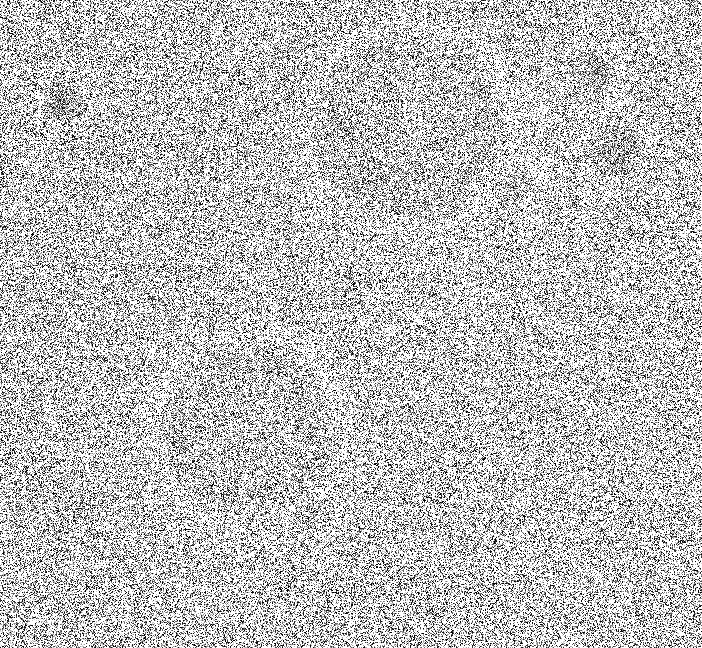
#> input picture TP1/Circles-noisy.png, 702 x 648 px
$ jupyter execute CountCircles.ipynb
#> lines starting #> are read from the running program, lines starting #| are printed output that depends on the picture; after the words box and inside, x2 and y2 are one past the last pixel; in counts of white or black regions, pixels touching at a corner belong together; long printed decimals are rounded
# Count Circles

## Description

Count the number of circles in the following image

## Group 12

Carlos Emanuel Leite Machado pg53721
Vasco Manuel Araújo Andrade de Oliveira pg54269

[cell 1]
import cv2
# to install cv2 use: pip install opencv-python
import math
import matplotlib.pyplot as plt
import numpy as np

[cell 2]
fname = 'Circles-noisy.png'
ini_img = cv2.imread(fname,cv2.IMREAD_GRAYSCALE)
#> ini_img is the input picture: shape (648, 702); min 0, max 255, mean 188.9
W,H=ini_img.shape
#> W = 648; H = 702
print(ini_img.shape)
#| (648, 702)
ratio=H/W
#> ratio = 1.08
fig = plt.figure(figsize=(8,8*ratio))
plt.imshow(ini_img, cmap='gray')

# Suavisar Imagem

Dada a presença significativa de ruídos na imagem fornecida, optamos por reservar esta primeira seção para a aplicação de técnicas de suavização, com o objetivo de tornar a imagem mais clara, facilitando assim a deteção dos círculos.

Ao aplicar o filtro passa baixo da mediana com um tamanho de janela 'm' igual a 7 buscamos reduzir o impacto de ruídos e detalhes indesejados, ajudando, assim, a suavizar a imagem sem desformatar bordas significativas dos círculos.

[cell 3]
# OpenCV Median
m = 7
dImg = cv2.medianBlur(ini_img,m,0)
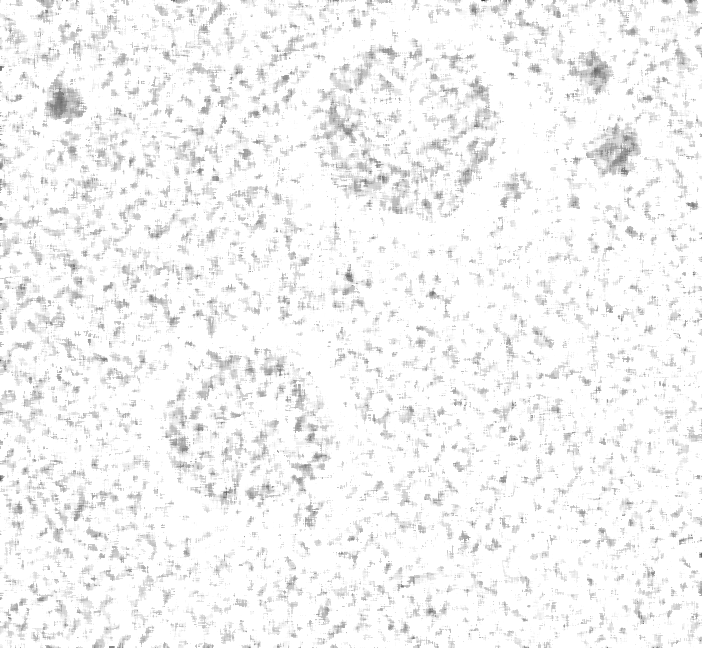
#> dImg: shape (648, 702); min 64, max 255, mean 244.3

[cell 4]
fig = plt.figure(figsize=(15,5))
plt.imshow(dImg, cmap='gray')

De seguida, aplicamos um filtro Gaussian Blur com um kernel de tamanho 'm' igual a 21, utilizando essa técnica para aprimorar a eficácia da próxima operação.

[cell 5]
# OpenCV Gaussian Blur
m= 21
dImg2 = cv2.GaussianBlur(dImg,(m,m),0)
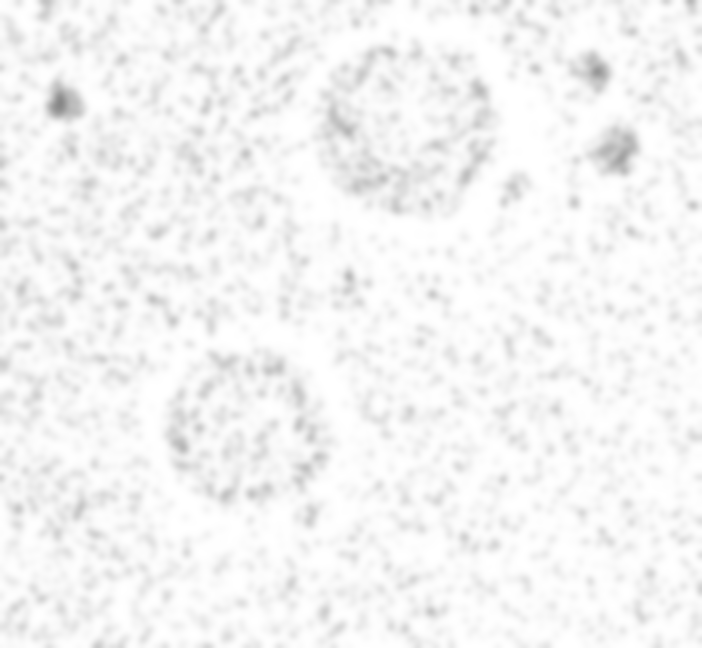
#> dImg2: shape (648, 702); min 135, max 255, mean 244.3

[cell 6]
fig = plt.figure(figsize=(15,5))
plt.imshow(dImg2, cmap='gray')

Usando inicialmente o filtro de remoção de ruído local com parâmetros específicos (15, 27, 51), buscamos eleminar o máximo de ruído possível presente na imagem, proporcionando uma representação mais clara e precisa. A repetição subsequente do filtro com parâmetros (5, 27, 51), num total de 4 vezes, acaba por aperfeiçoar ainda mais a imagem, resultando em ainda menos ruído. Após esta operação, a imagem estará pronta para o processo de Thresholding.

[cell 7]
# OpenCV Local Denoising Filter
dImg3 = cv2.fastNlMeansDenoising(dImg2,None,15,27,51)

i = 4
for _ in range(4):
    dImg3 = cv2.fastNlMeansDenoising(dImg3, None, 5, 27, 51)
#> this loop made 4 passes
#> pass 1, `dImg3 = cv2.fastNlMeansDenoising(dImg3, None, 5, 27, 51)`:
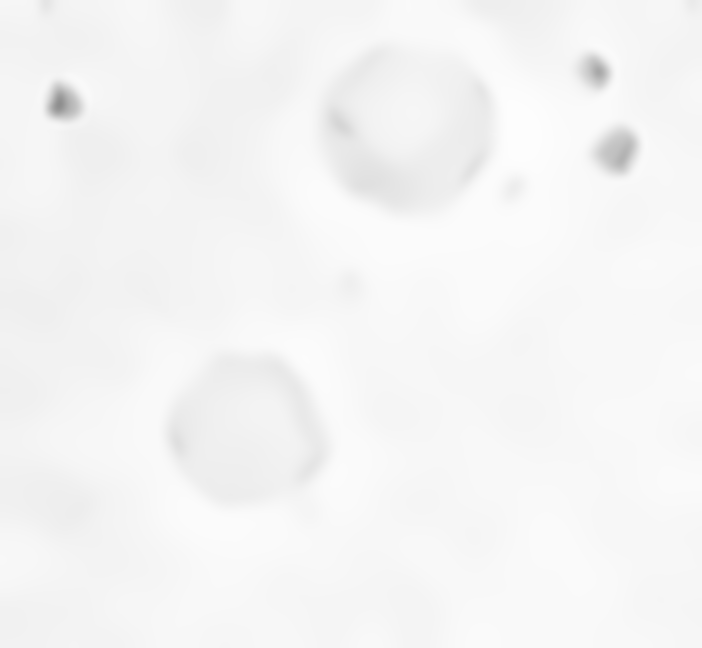
#> dImg3: shape (648, 702); min 142, max 253, mean 244.9

[cell 8]
fig = plt.figure(figsize=(15,5))
plt.imshow(dImg3, cmap='gray')

# Thresholding

Esta segunda seção tem como objetivo eliminar quaisquer ambiguidades na imagem, aplicando filtros de thresholding, transformando-a numa representação exclusivamente em preto e branco.

Esta primeira etapa serve para calcular a média e a mediana das cores de todos os pixels na imagem, utilizando essas informações na seguinte operação.

[cell 9]
# convert the image representation to SPFP
img_float32 = np.float32(dImg3)

[cell 10]
def matrix_average(matrix):
    if len(matrix) == 0 or len(matrix[0]) == 0:
        return 0  # To handle the case of an empty matrix and avoid division by zero

    # Convert the matrix to a NumPy array
    np_matrix = np.array(matrix)

    # Use the np.mean() function to calculate the average
    average = np.mean(np_matrix)
#> average = 245
#| 244.951

    return average

[cell 11]
def matrix_median(matrix):
    if len(matrix) == 0 or len(matrix[0]) == 0:
        return 0  # Para lidar com o caso de uma matriz vazia e evitar a divisão por zero

    # Converter a matriz para um array NumPy
    np_matrix = np.array(matrix)

    # Usar a função np.median() para calcular a mediana
    median_value = np.median(np_matrix)
#> median_value = 246

    return median_value

[cell 12]
#Calculo da média e da mediana para usar no threshold minimo de Gthres
print(matrix_average(img_float32))
print(matrix_median(img_float32))
#| 246.0

Esta sequência de operações tem como objetivo realizar diferentes técnicas de thresholding e apresentar visualmente os resultados, podendo-se ver qual dará o melhor.

A primeira operação tráta-se de uma simples técnica de binarização, thresholding global, onde os pixels com intensidade maior que 240 serão brancos (255) e os pixels com intensidade menor ou igual a 240 serão pretos (0), usamos a média das cores dos pixeis da imagem, cálculada na secção anterior, para nos ajudar a descobrir que valor mínimo devíamos usar.

A segunda operação tráta-se de usar o thresholding de Otsu que determina um valor de threshold otimizado, adaptado-se à distribuição de intensidades específica da imagem.

A terceira operação trata-se de usar o thresholding adaptativo, onde o valor de threshold é adaptativo e varia localmente na imagem com base na vizinhança de cada pixel. O tamanho da vizinhança (101) e o parâmetro constante subtraído do valor médio (2), tiveram de ser alterados para termos melhores resultados.

[cell 13]
img = dImg3

# histogram
hist = cv2.calcHist([img],[0],None,[256],[0,256])
#> hist = 256 values, max 71757 at index 248, min 0 at index 0, mean 1776.9

# Global
ret, Gthres = cv2.threshold(img,240,255,cv2.THRESH_BINARY)
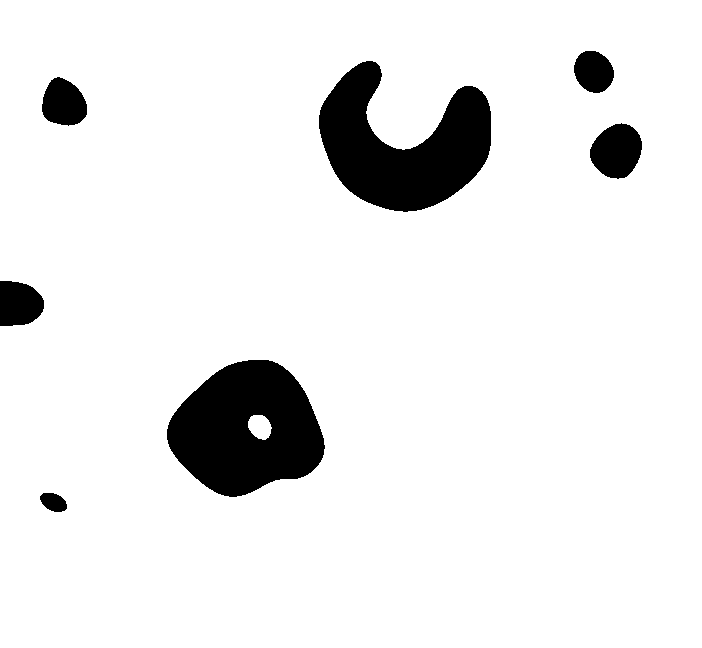
#> Gthres: shape (648, 702); 91.9% white; 7 black regions, largest, box (x1, y1, x2, y2) and area: (167, 360, 325, 497) 15060, (319, 61, 491, 212) 14511, (590, 123, 642, 179) 2147

# Otsu thresholding
ret, Othres = cv2.threshold(img,0,255,cv2.THRESH_BINARY+cv2.THRESH_OTSU)
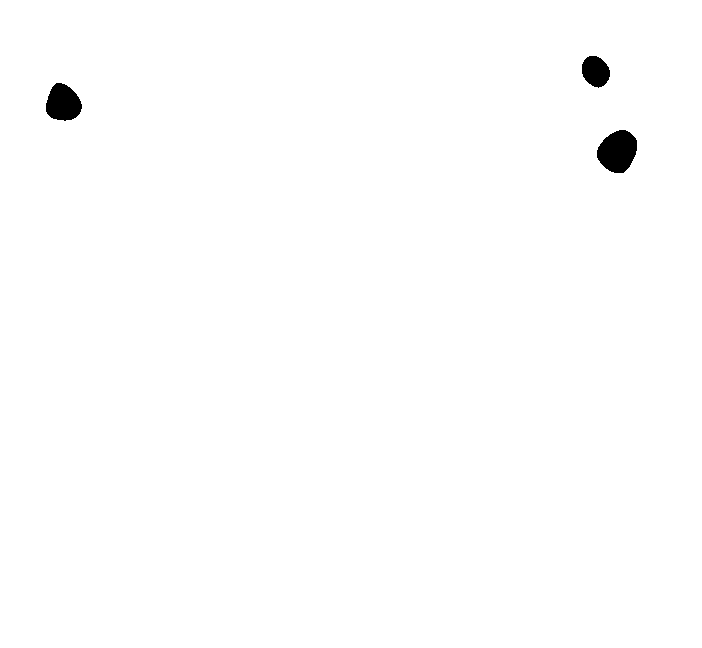
#> Othres: shape (648, 702); 99.3% white; 3 black regions, box (x1, y1, x2, y2) and area: (597, 130, 637, 173) 1282, (46, 83, 82, 121) 1016, (582, 56, 610, 88) 672
#> ret = 221

# Adaptive Thresholdinh
Athres = cv2.adaptiveThreshold(img,255,cv2.ADAPTIVE_THRESH_GAUSSIAN_C,\
            cv2.THRESH_BINARY,101,2)
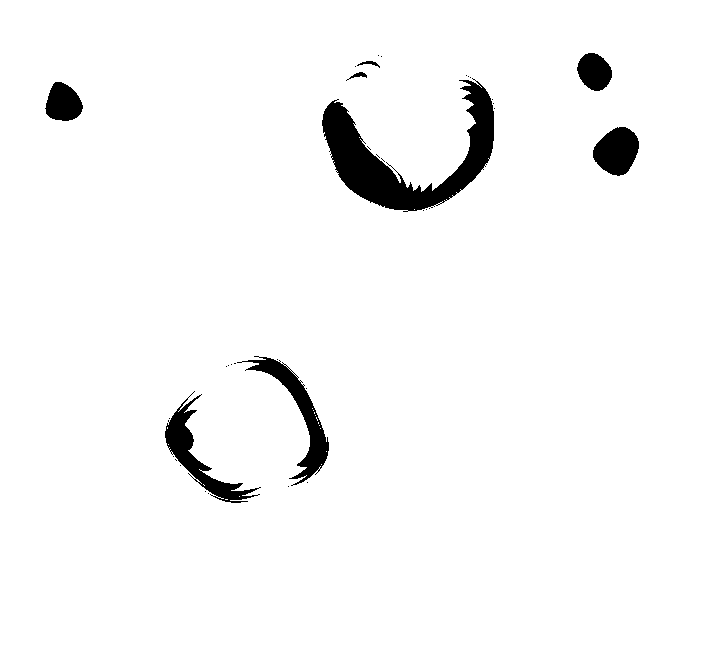
#> Athres: shape (648, 702); 96.4% white; 37 black regions (29 under 20 px), largest, box (x1, y1, x2, y2) and area: (322, 78, 494, 212) 7703, (237, 356, 329, 486) 2371, (165, 391, 261, 503) 2266

fig = plt.figure(figsize=(12,24))
plt.subplot(3,2,1),plt.imshow(img,cmap = 'gray')
plt.title('Original'), plt.xticks([]), plt.yticks([])
plt.subplot(3,2,2),plt.plot(hist),plt.xlim([0,256])
plt.title('Histogram'), plt.xticks([]), plt.yticks([])
plt.subplot(3,2,3),plt.imshow(Gthres,cmap = 'gray')
plt.title('Global Thresholding'), plt.xticks([]), plt.yticks([])
plt.subplot(3,2,4),plt.imshow(Othres,cmap = 'gray')
plt.title('Otsu Thresholding'), plt.xticks([]), plt.yticks([])
plt.subplot(3,2,5),plt.imshow(Athres,cmap = 'gray')
plt.title('Adaptive Thresholding'), plt.xticks([]), plt.yticks([])
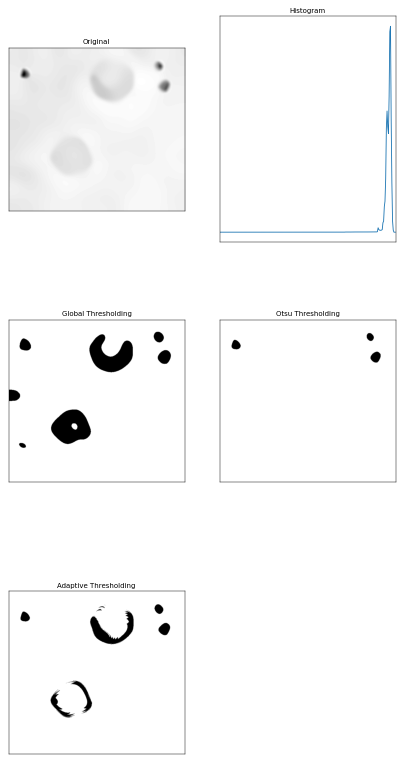
#> figure drawn by matplotlib, 5 panels

# Circle Detection

Nesta fase final realizamos a detecção dos círculos utilizando a transformada de Hough específica para círculos. Essa técnica identifica padrões circulares na imagem, permitindo-nos destacar e visualizar de maneira eficaz essas características específicas. Acabamos por detetar os círculos tanto para a imagem após o thresholding global como para o thresholding de Otsu, acabando por ter melhores resultados com o thresholding global.
Os parâmetros da transformada de Hough tiveram de ser ajustados, tendo que baixar significativamente a sensibilidade da deteção das bordas dos círculos e aumentar a distância mínima entre os centros dos círculos detetados.
Concluíndo, estamos confiantes que pelo menos os 5 círculos que detetamos existiam na imagem original, e que, usando o thresholding global e adaptative, conseguimos captar as bordas dos círculos originais.

[cell 14]
img = Gthres
# HoughCircles(image, method, resolution, min distance between centers,
#              param1 : Canny upper threshold
#              param2 : how many pixels for a circle)
circles = cv2.HoughCircles(img, cv2.HOUGH_GRADIENT, 1, 75,
                               param1=75, param2=12.5,
                               minRadius=1, maxRadius=150)
#> circles = [[403.5, 123.5, 86.5], [249.5, 407.5, 88.8], [615.5, 152.5, 24.9], [589.5, 73.5, 23.4], [63.5, 102.5, 23.2]]

# Draw the lines
img_dst = cv2.cvtColor(img, cv2.COLOR_GRAY2BGR)
if circles is not None:
    circles = np.uint16(np.around(circles))
#> circles = [[404, 124, 86], [250, 408, 89], [616, 152, 25], [590, 74, 23], [64, 102, 23]]
    for i in circles[0, :]:
        center = (i[0], i[1])
        # circle center
        #cv.circle(img_dst, center, 1, (0, 100, 100), 3)
        # circle outline
        radius = i[2]
        cv2.circle(img_dst, center, radius, (255, 0, 0), 3)
#> this loop made 5 passes
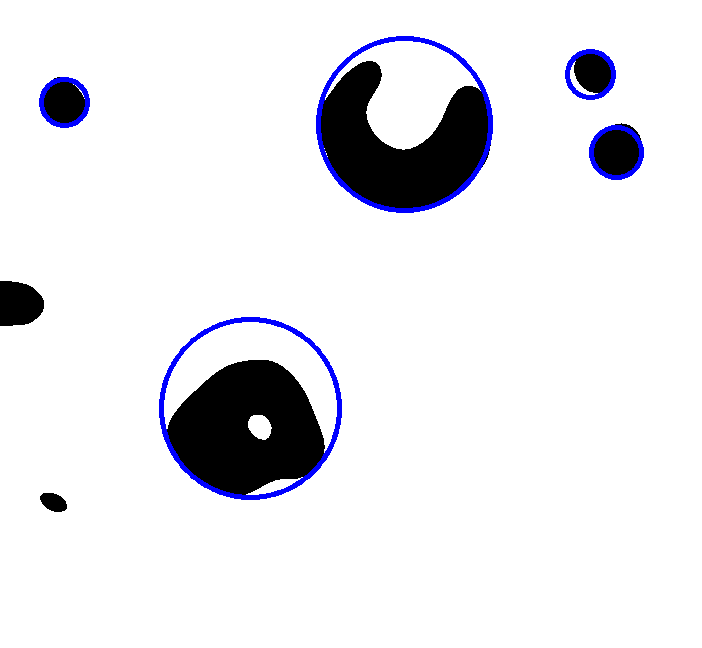
#> img_dst: shape (648, 702, 3); mean B, G, R 235.7, 231.4, 231.4

fig = plt.figure(figsize=(20,10))
plt.subplot(1,2,1),plt.imshow(img,cmap = 'gray')
plt.title('Original'), plt.xticks([]), plt.yticks([])
plt.subplot(1,2,2),plt.imshow(img_dst,cmap = 'gray')
plt.title('Hough: detected circles'), plt.xticks([]), plt.yticks([])
#> figure, not shown here; B, G, R data is drawn as R, G, B

[cell 15]
img = Athres
# HoughCircles(image, method, resolution, min distance between centers,
#              param1 : Canny upper threshold
#              param2 : how many pixels for a circle)
circles = cv2.HoughCircles(img, cv2.HOUGH_GRADIENT, 1, 78,
                               param1=75, param2=14,
                               minRadius=1, maxRadius=150)
#> circles = [[407.5, 124.5, 85.7], [240.5, 433.5, 65.7], [618.5, 145.5, 19.4], [595.5, 69.5, 18.3], [59.5, 101.5, 17.7]]

# Draw the lines
img_dst = cv2.cvtColor(img, cv2.COLOR_GRAY2BGR)
if circles is not None:
    circles = np.uint16(np.around(circles))
#> circles = [[408, 124, 86], [240, 434, 66], [618, 146, 19], [596, 70, 18], [60, 102, 18]]
    for i in circles[0, :]:
        center = (i[0], i[1])
        # circle center
        #cv.circle(img_dst, center, 1, (0, 100, 100), 3)
        # circle outline
        radius = i[2]
        cv2.circle(img_dst, center, radius, (255, 0, 0), 3)
#> this loop made 5 passes
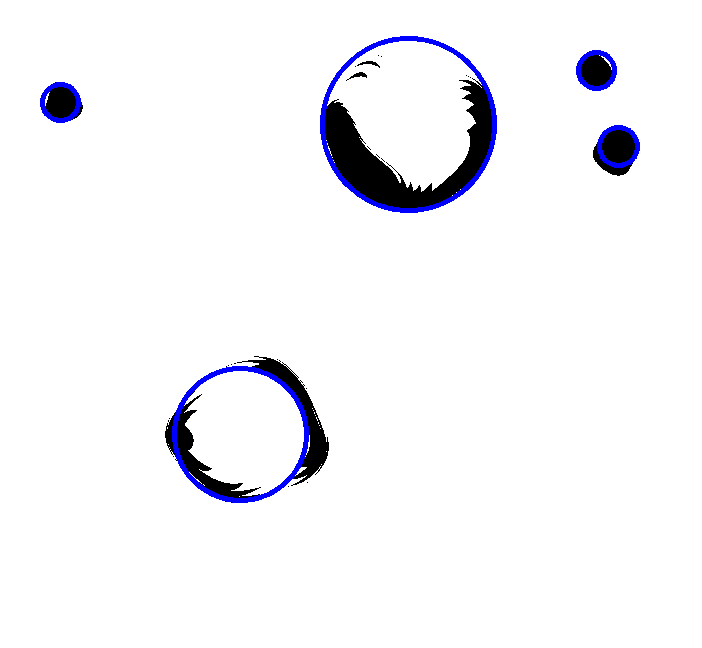
#> img_dst: shape (648, 702, 3); mean B, G, R 247.4, 243.7, 243.7

fig = plt.figure(figsize=(20,10))
plt.subplot(1,2,1),plt.imshow(img,cmap = 'gray')
plt.title('Original'), plt.xticks([]), plt.yticks([])
plt.subplot(1,2,2),plt.imshow(img_dst,cmap = 'gray')
plt.title('Hough: detected circles'), plt.xticks([]), plt.yticks([])
#> figure, not shown here; B, G, R data is drawn as R, G, B
